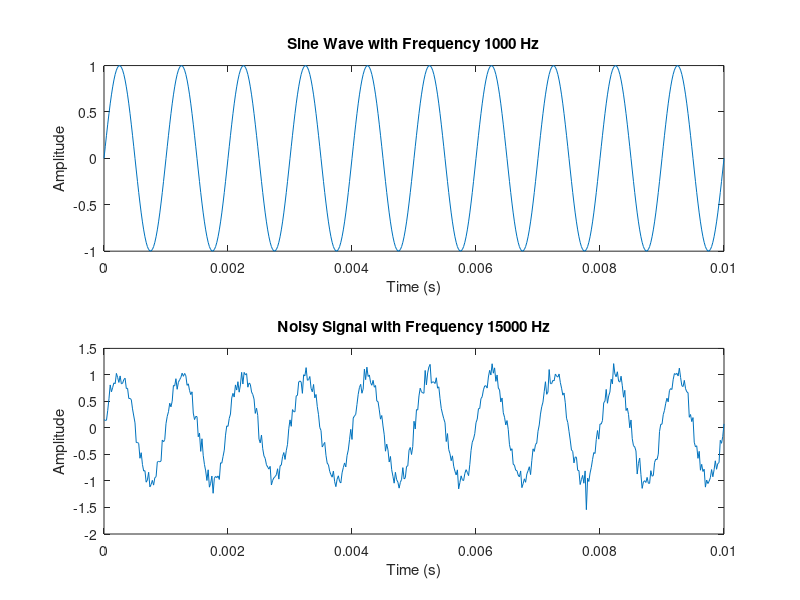

Reproduce this figure in MATLAB.
% Define the time vector
fs = 50000; % Set the sampling frequency to 25 kHz
t = 0:1/fs:0.01; % Time vector from 0 to 1 second

% Get user input for sine wave frequency
sine_freq = 1000;

% Generate sine wave signal
sine_wave = sin(2*pi*sine_freq*t);

% Get user input for noisy signal frequency
noisy_freq = 15000;

% Generate noisy signal with random noise
noise = 0.1*randn(size(t));
noisy_signal = sine_wave + noise;

% Scale the signals to fit within the range of a 16-bit integer
scaled_sine_wave = int16(sine_wave * (2^15 - 1));
scaled_noisy_signal = int16(noisy_signal * (2^15 - 1));

% Convert the scaled signals to binary representation
binary_sine_wave = dec2bin(typecast(scaled_sine_wave, 'uint16'), 16);
binary_noisy_signal = dec2bin(typecast(scaled_noisy_signal, 'uint16'), 16);

% Save each 16-bit binary value on a separate line in the text file
fileID_sine = fopen('binary_sine_wave.txt', 'w');
for i = 1:size(binary_sine_wave, 1)
    fprintf(fileID_sine, '%s\n', binary_sine_wave(i, :));
end
fclose(fileID_sine);

fileID_noisy = fopen('binary_noisy_signal.txt', 'w');
for i = 1:size(binary_noisy_signal, 1)
    fprintf(fileID_noisy, '%s\n', binary_noisy_signal(i, :));
end
fclose(fileID_noisy);

% Plot the original signals in time domain
figure('Position', [100, 200, 1000, 600]);

subplot(2,1,1);
plot(t, sine_wave);
title(['Sine Wave with Frequency ', num2str(sine_freq), ' Hz']);
xlabel('Time (s)');
ylabel('Amplitude');

subplot(2,1,2);
plot(t, noisy_signal);
title(['Noisy Signal with Frequency ', num2str(noisy_freq), ' Hz']);
xlabel('Time (s)');
ylabel('Amplitude');
